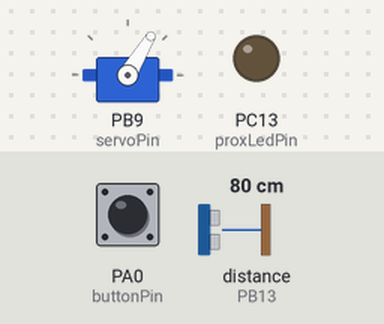
The sketch below on a simulated STM32 Blue Pill. On the bench: servo, output pins drawn as LEDs (lit = HIGH). Wiring (inferred from the names in the program): ultrasonic range finder: trigger PB13; echo PB13. Inputs (shaded band) come from the test bench; at power-on: PA0 (buttonPin) HIGH, distance to the obstacle (sensor on PB13) 80 cm. The echo pulse lasts 58.3 µs per cm; what the sketch prints to the serial monitor is not drawn.

Above: at 1.2 s.
1.3 s: PA0 (buttonPin) pulled LOW for 0.15 s
At 2.9 s:
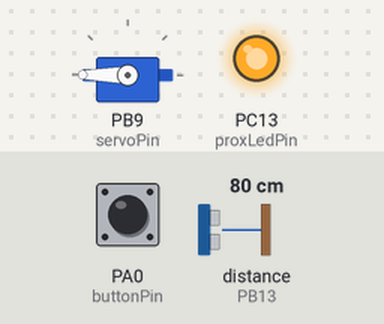
3.4 s: distance to the obstacle (sensor on PB13) set to 25 cm
4.9 s: distance to the obstacle (sensor on PB13) set to 21 cm
At 5.7 s:
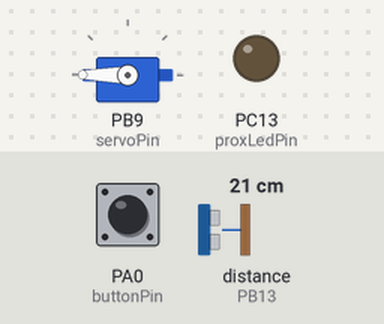
7.9 s: PA0 (buttonPin) pulled LOW for 1 s
At 8.05 s:
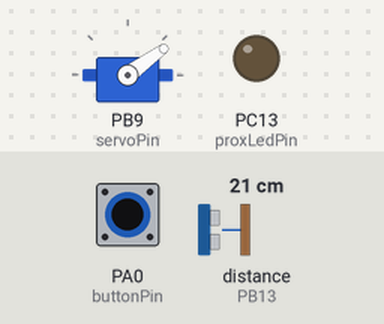
10.4 s: distance to the obstacle (sensor on PB13) set to 35 cm
At 10.8 s:
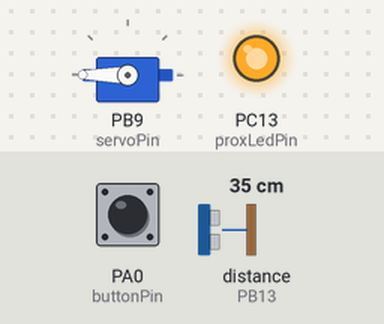
11.9 s: PA0 (buttonPin) pulsed LOW 2 times (0.12 s each, 0.3 s apart)
At 12.31 s:
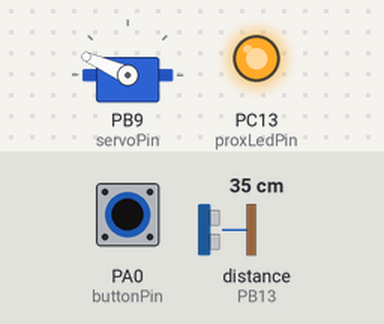
Timing chart, 0 to 14.9 s (numbered marks = the images above; inputs shaded):
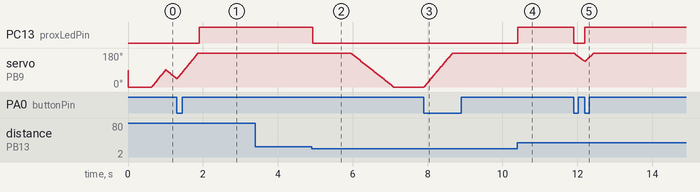

The sketch:

clawSTM32.ino
```cpp
/*
 * Author  : Charles Surianto
 * Date    : 14 Jan 2022
 * Purpose : APSC 101 Claw Project
 */

#include <Servo.h>

#include <globals.h>
#include <functions.h>

void setup()
{
    servo.attach(servoPin);
    pinMode(proxLedPin, OUTPUT);
    pinMode(buttonPin, INPUT_PULLUP);
    open();
    if (debuggingLevel > 0)
    {
        Serial.begin(baudRate);
    }
}

void loop()
{
    bool buttonS = digitalRead(buttonPin);
    if (buttonS < buttonLS)
    {
        triggerClaw();
    }
    buttonLS = buttonS;

    if (currentPos == desiredPos)
    {
        updateReading();
    }

    tms = millis();
    tus = micros();

    if (distance < threshold && !isNear)
    {
        clawIsLowered();
    }
    if (distance > threshold && isNear)
    {
        clawIsRaised();
    }
    if (tms - tNear >= wait && isArmed && isNear)
    {
        triggerClaw();
    }

    if (tus - tServo >= servoInterval && currentPos != desiredPos)
    {
        updateServo();
        tServo = tus;
    }

    if (debuggingLevel == 2)
    {
        printRawData();
    }
}
```

functions.h
```cpp
// necessary functions

Servo servo;

void printRawData()
{
    Serial.print(distance);
    Serial.print("\t");
    Serial.print(threshold);
    Serial.print("\t");
    Serial.print(currentPos);
    Serial.print("\t");
    Serial.print(desiredPos);
    Serial.print("\n");
}

void updateReading()
{
    // some coding magic
    pinMode(trigPin, OUTPUT);
    digitalWrite(trigPin, LOW);
    delayMicroseconds(2);
    digitalWrite(trigPin, HIGH);
    delayMicroseconds(5);
    digitalWrite(trigPin, LOW);
    pinMode(echoPin, INPUT);
    unsigned long duration = pulseIn(echoPin, HIGH, timeout);
    if (duration > 0)
    {
        distance = readingSF * ((double)duration * 0.0172) + (1 - readingSF) * distance;
    }
}

void updateServo()
{
    if (desiredPos > currentPos)
    {
        currentPos++;
    }
    if (desiredPos < currentPos)
    {
        currentPos--;
    }
    servo.writeMicroseconds(currentPos);
}

void open()
{
    if (debuggingLevel == 1)
    {
        Serial.println("opening...");
    }
    servoInterval = openInterval;
    threshold = openThreshold;
    desiredPos = openPos;
    wait = openWait;
    isOpen = 1;
}

void close()
{
    if (debuggingLevel == 1)
    {
        Serial.println("closing...");
    }
    servoInterval = closeInterval;
    threshold = closeThreshold;
    desiredPos = closePos;
    wait = closeWait;
    isOpen = 0;
}

void clawIsLowered()
{
    digitalWrite(proxLedPin, 0);
    isNear = true;
    tNear = tms;
    if (debuggingLevel == 1)
    {
        Serial.println("claw lowered");
    }
}

void clawIsRaised()
{
    digitalWrite(proxLedPin, 1);
    isNear = false;
    isArmed = true;
    if (debuggingLevel == 1)
    {
        Serial.println("claw lifted");
    }
}

void triggerClaw()
{
    if (isOpen)
    {
        close();
    }
    else if (!isOpen)
    {
        open();
    }
    isArmed = false;
    if (debuggingLevel == 1)
    {
        Serial.println("claw disarmed");
    }
}
```

globals.h
```cpp
// global variables

// pinouts
#define servoPin PB9    // servo signal pin
#define trigPin PB13    // HC-SR04 trigger pin
#define echoPin PB13    // echo pin - may use same connection as trigger
#define proxLedPin PC13 // proximity led
#define buttonPin PA0   // manual operation

// options
const unsigned int
    debuggingLevel = 2, // 0 : no debugging, 1 : events, 2 : numbers
    baudRate = 115200;  // serial baud rate (bps)
const unsigned long
    closePos = 544,      // *** // close position signal (us)
    closeWait = 500,     // *** // (ms) wait when !isOpen
    closeInterval = 500, // *** // (us) closing speed
    openPos = 2400,      // *** // open position signal (us)
    openWait = 1000,     // *** // (ms) wait when isOpen
    openInterval = 300,  // *** // (us) opening speed
    timeout = 5800;      // (us) sensor timeout (out of range) cm / 0.0172
const double
    closeThreshold = 40.0, // (cm) threshold when !isOpen
    openThreshold = 23.0,  // (cm) threshold when isOpen
    readingSF = 0.05;      // distance reading smoothing factor

// *** -> tweak needed

// necessaries
bool
    isArmed = true, //
    isNear = false, //
    isOpen,         //
    buttonLS;       //
double
    distance,  //
    threshold; //
unsigned long
    servoInterval, //
    currentPos,    //
    desiredPos,    //
    tServo = 0,    //
    tNear = 0,     //
    wait,          //
    tms,           //
    tus;           //
```

Measured:
- the behaviour switches between 23 and 22 cm on distance to the obstacle (sensor on PB13) (found by bisection; images 1 and 2)
- after the input at 1.3 s, PC13 (proxLedPin): LOW → HIGH after 0.60 s instead of 0.34 s
- after the input at 4.9 s, PC13 (proxLedPin): HIGH → LOW at once; servo on PB9 (servoPin): moves from 180° to 0° over 1.1 s, starting after 1.0 s
- after the input at 7.9 s, servo on PB9 (servoPin): moves from 0° to 180° over 0.75 s, starting at once
- after the input at 10.4 s, PC13 (proxLedPin): LOW → HIGH at once
- after the input at 11.9 s, PC13 (proxLedPin): HIGH → LOW at once, → HIGH 0.30 s later
